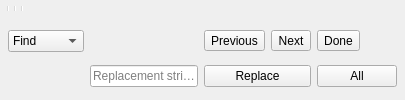
  <widget class="Dock" name="editorDock">
   <attribute name="dockWidgetArea">
    <number>1</number>
   </attribute>
   <widget class="QWidget" name="editorDockContents">
    <layout class="QVBoxLayout" name="verticalLayout">
     <property name="spacing">
      <number>0</number>
     </property>
     <property name="leftMargin">
      <number>0</number>
     </property>
     <property name="topMargin">
      <number>0</number>
     </property>
     <property name="rightMargin">
      <number>0</number>
     </property>
     <property name="bottomMargin">
      <number>0</number>
     </property>
     <item>
      <widget class="QToolBar" name="editortoolbar">
       <property name="visible">
        <bool>false</bool>
       </property>
       <property name="iconSize">
        <size>
         <width>16</width>
         <height>16</height>
        </size>
       </property>
       <addaction name="fileActionNew"/>
       <addaction name="fileActionOpen"/>
       <addaction name="fileActionSave"/>
       <addaction name="separator"/>
       <addaction name="editActionUndo"/>
       <addaction name="editActionRedo"/>
       <addaction name="editActionUnindent"/>
       <addaction name="editActionIndent"/>
       <addaction name="separator"/>
       <addaction name="designActionPreview"/>
       <addaction name="designActionRender"/>
       <addaction name="separator"/>
       <addaction name="designAction3DPrint"/>
      </widget>
     </item>
     <item>
      <widget class="QFrame" name="find_panel">
       <property name="enabled">
        <bool>true</bool>
       </property>
       <property name="sizePolicy">
        <sizepolicy hsizetype="Preferred" vsizetype="Minimum">
         <horstretch>0</horstretch>
         <verstretch>0</verstretch>
        </sizepolicy>
       </property>
       <property name="frameShape">
        <enum>QFrame::Shape::NoFrame</enum>
       </property>
       <property name="frameShadow">
        <enum>QFrame::Shadow::Raised</enum>
       </property>
       <property name="lineWidth">
        <number>0</number>
       </property>
       <layout class="QGridLayout" name="gridLayout">
        <property name="leftMargin">
         <number>8</number>
        </property>
        <property name="topMargin">
         <number>6</number>
        </property>
        <property name="rightMargin">
         <number>8</number>
        </property>
        <property name="bottomMargin">
         <number>6</number>
        </property>
        <property name="horizontalSpacing">
         <number>6</number>
        </property>
        <property name="verticalSpacing">
         <number>6</number>
        </property>
        <item row="0" column="0">
         <widget class="QComboBox" name="findTypeComboBox">
          <item>
           <property name="text">
            <string>Find</string>
           </property>
          </item>
          <item>
           <property name="text">
            <string>Replace</string>
           </property>
          </item>
         </widget>
        </item>
        <item row="0" column="1">
         <widget class="QWordSearchField" name="findInputField">
          <property name="placeholderText" stdset="0">
           <string>Search string</string>
          </property>
         </widget>
        </item>
        <item row="1" column="1">
         <widget class="QLineEdit" name="replaceInputField">
          <property name="placeholderText">
           <string>Replacement string</string>
          </property>
         </widget>
        </item>
        <item row="1" column="2" colspan="2">
         <widget class="QPushButton" name="replaceButton">
          <property name="text">
           <string>Replace</string>
          </property>
         </widget>
        </item>
        <item row="1" column="4">
         <widget class="QPushButton" name="replaceAllButton">
          <property name="text">
           <string>All</string>
          </property>
         </widget>
        </item>
        <item row="0" column="2">
         <widget class="QToolButton" name="findPrevButton">
          <property name="text">
           <string>Previous</string>
          </property>
         </widget>
        </item>
        <item row="0" column="3">
         <widget class="QToolButton" name="findNextButton">
          <property name="text">
           <string>Next</string>
          </property>
         </widget>
        </item>
        <item row="0" column="4">
         <widget class="QToolButton" name="findDoneButton">
          <property name="text">
           <string>Done</string>
          </property>
         </widget>
        </item>
       </layout>
      </widget>
     </item>
    </layout>
   </widget>
   <addaction name="editActionRedo_2"/>
  </widget>
